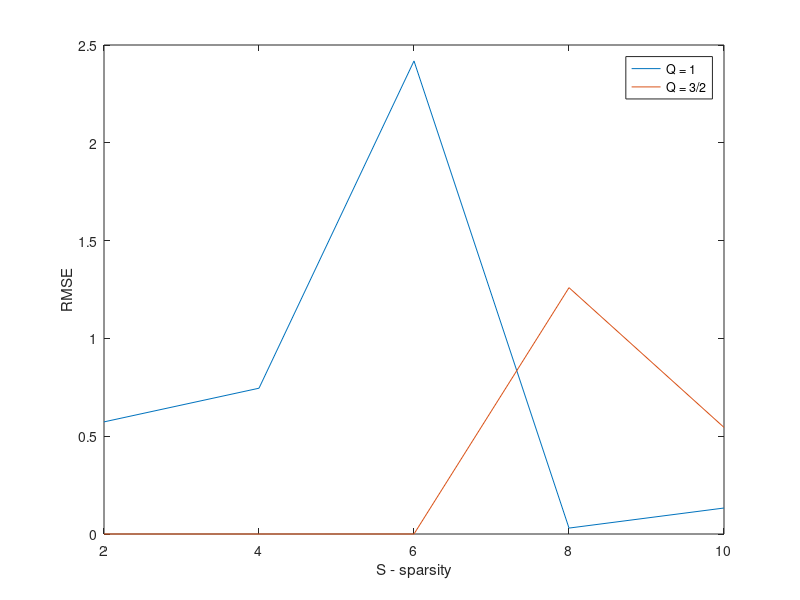
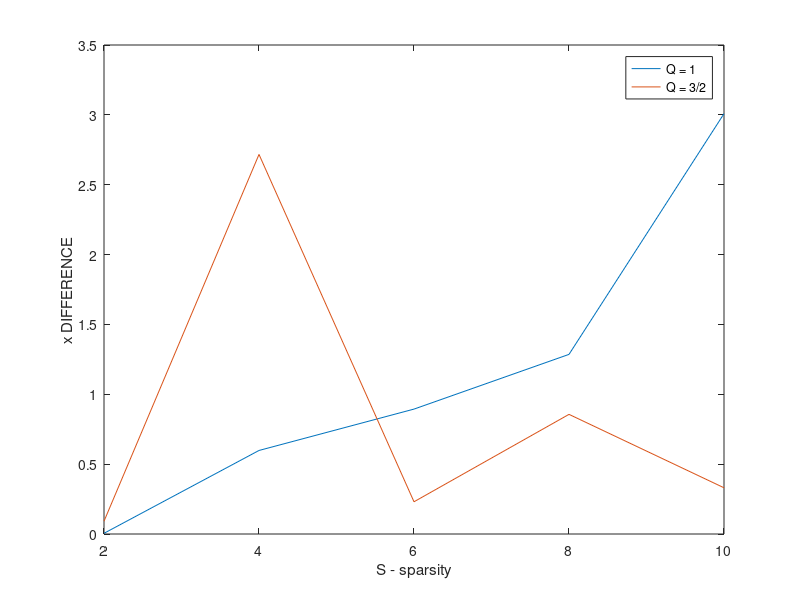

MATLAB code to generate these figures, in order:
clear;
close all;
clc;
x = 2:2:10;

z_1 = [0.573188970218924	0.745343040330860	2.41847730518720	0.0302713240724280	0.132848094989664];

z_2 = [1.03959829208392e-05	1.82624554659973e-05	6.93130599869578e-05	1.25945703198800	0.544971944232439];

z_3 = [];
figure
plot(x,z_1,x,z_2)
xlabel('S - sparsity') % x-axis label
ylabel('RMSE') % y-axis label
legend('Q = 1','Q = 3/2');

x1 = [0.00495878268230543	0.597930418697668	0.894012289379296	1.28562132538306	3.00847087887630];
x2 = [0.0913469200775871	2.71678072987587	0.230662331618171	0.856334879668547	0.330859672038550];
% x3 = [];
figure
plot(x,x1,x,x2)
xlabel('S - sparsity') % x-axis label
ylabel('x DIFFERENCE') % y-axis label
legend('Q = 1','Q = 3/2');
% 
% t1 = [];
% t2 = [];
% t3 = [];
% figure
% plot(x,t1,x,t2,x,t3)
% xlabel('S - sparsity') % x-axis label
% ylabel('Time(s)') % y-axis label
% legend('Q = 1','Q = 3/2','Q = 2');
